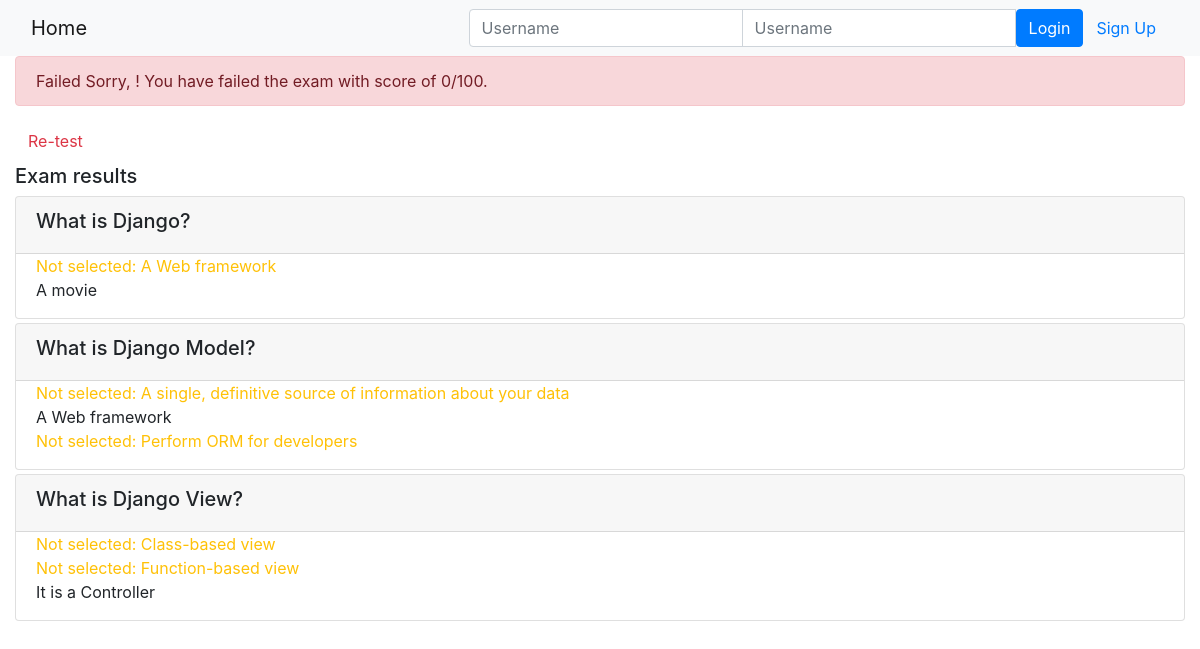
Page /onlinecourse/course/1/submission/1/result/ on the committed database.
### onlinecourse/models.py (models this page shows, shortened)
class Question(models.Model):
    lesson = models.ForeignKey(Lesson, on_delete=models.CASCADE)
    text = models.CharField(max_length=200)
    grade = models.IntegerField(default=50)
    course = models.ForeignKey(Course, on_delete=models.CASCADE)

class Choice(models.Model):
    question = models.ForeignKey(Question, on_delete=models.CASCADE)
    text = models.CharField(max_length=200)
    is_correct = models.BooleanField(default=False)

### onlinecourse/views.py (the view)
# urls.py: path('course/<int:course_id>/submission/<int:submission_id>/result/', views.show_exam_result, name='show_exam_result'),
def show_exam_result(request, course_id, submission_id):
    course = get_object_or_404(Course, pk=course_id)
    submission = Submission.objects.get(id=submission_id)
    choices = submission.choices.all()
    grade = 0
    for choice in choices:
        if choice.is_correct:
            grade += choice.question.grade
    context = {
        'grade' : grade,
        'course' : course,
        'choices' : choices
    }
    return render(request, 'onlinecourse/exam_result_bootstrap.html', context)

### onlinecourse/templates/onlinecourse/exam_result_bootstrap.html (shortened to what this page needs)
<!DOCTYPE html>
<html lang="en">
<head>
    {% load static %}
    <link rel="stylesheet" href="https://maxcdn.bootstrapcdn.com/bootstrap/4.5.2/css/bootstrap.min.css">
</head>
<body>
 <nav class="navbar navbar-light bg-light">
    <div class="container-fluid">
        <div class="navbar-header">
              <a class="navbar-brand" href="{% url 'onlinecourse:index' %}">Home</a>
        </div>
        <ul class="nav navbar-nav navbar-right">
            {% if user.is_authenticated %}
            <li>
                <a class="btn btn-link" href="#">{{ user.first_name }}({{ user.username }})</a>
                <a class="btn btn-link" href="{% url 'onlinecourse:logout' %}">Logout</a>
            </li>
            {% else %}
            <li>
                <form class="form-inline" action="{% url 'onlinecourse:login' %}" method="post">
                    <div class="input-group">
                        <input type="text" class="form-control" placeholder="Username" name="username" >
                        <input type="password" class="form-control" placeholder="Username" name="psw" >
                        <button class="btn btn-primary" type="submit">Login</button>
                        <a class="btn btn-link" href="{% url 'onlinecourse:registration' %}">Sign Up</a>
                    </div>
                </form>
            </li>
            {% endif %}
        </ul>
    </div>
</nav>
    <div class="container-fluid">
        {% if grade > 80 %}
        <div class="alert alert-success">
            <span class="fw-bolder">Congratulations, {{ user.first_name }}!</span> You have passed the exam and completed the course with score of {{ grade }}/100.
        </div>
        {% else %}
        <div class="alert alert-danger">
            <span class="fw-bolder">Failed</span> Sorry, {{ user.first_name }}!  You have failed the exam with score of {{ grade }}/100.
        </div>
        <a class="btn btn-link text-danger" href="{% url 'onlinecourse:course_details' course.id %}">Re-test</a>
        {% endif %}
        <div class="card-columns-vertical mt-1">
            <h5 class="">Exam results</h5>
            {% for question in course.question_set.all %}
            <div class="card mt-1">
                <div class="card-header"><h5>{{ question.text }}</h5></div>
                <div class="form-group">
                    {% for choice in question.choice_set.all %}
                    <div class="form-check">
                        {% if choice.is_correct %}
                            {% if choice in choices %}
                                <div class="text-success">Correct answer: {{ choice.text }}</div>
                            {% else %}
                                <div class="text-warning">Not selected: {{ choice.text }}</div>
                            {% endif %}
                        {% else %}
                            {% if choice in choices %}
                                <div class="text-danger">Wrong answer: {{ choice.text }}
                            {% else %}
                                <div>{{ choice.text }}</div>
                            {% endif %}
                        {% endif %}
                    </div>
                    {% endfor %}
                </div>
            </div>
            {% endfor %}
        </div>
    </div>
</body>
</html>

### rows in the picture
Question: text "What is Django?"
Choice: text "A Web framework"
Choice: text "A movie"
Question: text "What is Django Model?"
Choice: text "A single, definitive source of information about your data"
Choice: text "A Web framework"
Choice: text "Perform ORM for developers"
Question: text "What is Django View?"
Choice: text "Class-based view"
Choice: text "Function-based view"
Choice: text "It is a Controller"

### other values in the picture
{{ grade }} "0"
